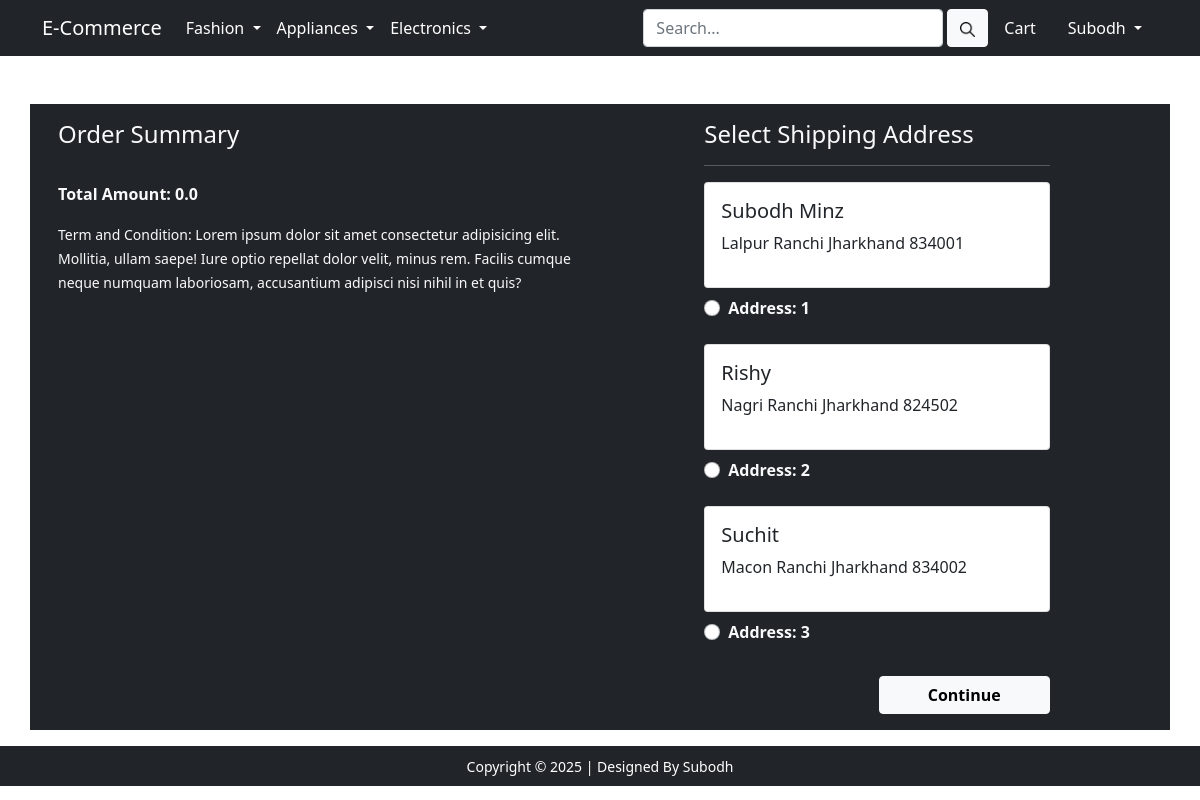
The app's page /checkout/ (signed in) with its own data.
### app/models.py (models this page shows, shortened)
class Customer(models.Model):
    user = models.ForeignKey(User, on_delete=models.CASCADE)
    name = models.CharField(max_length=150)
    locality = models.CharField(max_length=200)
    city = models.CharField(max_length=50)
    zipcode = models.IntegerField()
    state = models.CharField(choices=STATE_CHOICES, max_length=50)

### app/views.py (the view)
# urls.py: path('checkout/', views.checkout, name='checkout'),
def checkout(request):
    if request.user.is_authenticated:
        user = request.user
        add = Customer.objects.filter(user=user)
        cart_items = Cart.objects.filter(user=user)
        amount = 0.0
        shipping = 90.0
        total = 0.0
        cart_product = [p for p in Cart.objects.all() if p.user==request.user]
        if cart_product:
            for p in cart_product:
                tempamount = (p.quantity*p.product.discounted_price)
                amount+=tempamount
            total = amount+shipping
        return render(request, 'app/checkout.html', {'total':total, 'add':add, 'cart_items':cart_items})
    return redirect('/login/')

### app/templates/app/checkout.html (shortened to what this page needs)
{% extends 'app/base.html' %}
{% load static %}
{% block main-content %}
<div class="container">
  <div class="row mt-5 bg-dark text-light p-3">
    <div class="col-sm-6 text-dark">
      <h4 class="text-light">Order Summary</h4>
      <hr>
      <p class="fw-bold text-light">Total Amount: {{total}}</p>
      <small class="text-light">Term and Condition: Lorem ipsum dolor sit amet consectetur adipisicing elit. Mollitia, ullam saepe! Iure
        optio repellat dolor velit, minus rem. Facilis cumque neque numquam laboriosam, accusantium adipisci nisi nihil
        in et quis?</small>
    </div>
    <div class="col-sm-4 offset-sm-1">
      <h4>Select Shipping Address</h4>
      <hr>
      {% for ad in add %}
      <form action="/paymentdone">
        <div class="card text-dark">
          <div class="card-body">
            <h5>{{ad.name}}</h5>
            <p>{{ad.locality}} {{ad.city}} {{ad.state}} {{ad.zipcode}}</p>
          </div>
        </div>
        <div class="form-check mt-2 mb-4">
          <input name="custid" class="form-check-input" type="radio" id="custadd{{forloop.counter}}" value="{{ad.id}}">
          <label class="form-check-label fw-bold" for="">
            Address: {{forloop.counter}} </label>
        </div>
        {% endfor %}
        <div class="text-end">
          <button type="submit" class="btn btn-light mt-2 px-5 fw-bold">Continue</button>
        </div>
      </form>
    </div>
  </div>
</div>
{% endblock main-content %}

### app/templates/app/base.html (shortened to what this page needs)
<!doctype html>
{% load static %}
<html lang="en">
  <head>
    <link href="https://cdn.jsdelivr.net/npm/bootstrap@5.0.0-beta1/dist/css/bootstrap.min.css" rel="stylesheet">
    <link rel="stylesheet" href="{% static 'app/css/owl.carousel.min.css' %}">
    <link rel="stylesheet" href="{% static 'app/css/all.min.css' %}">
    <link rel="stylesheet" href="{% static 'app/css/style.css' %}">
  </head>
  <body>
    <nav class="navbar navbar-expand-lg navbar-dark bg-dark">
     <div class="container">
       <a class="navbar-brand" href="/">E-Commerce</a>
       <div class="collapse navbar-collapse" id="navbarSupportedContent">
         <ul class="navbar-nav me-auto mb-2 mb-lg-0">
           <li class="nav-item dropdown">
             <a class="nav-link dropdown-toggle text-white" href="#" id="fashionDropdown" role="button" data-bs-toggle="dropdown" aria-expanded="false">
               Fashion
             </a>
           </li>
           <li class="nav-item dropdown">
             <a class="nav-link dropdown-toggle text-white" href="#" id="fashionDropdown" role="button" data-bs-toggle="dropdown" aria-expanded="false">
              Appliances
             </a>
           </li>
           <li class="nav-item dropdown">
            <a class="nav-link dropdown-toggle text-white" href="#" id="electronicsDropdown" role="button" data-bs-toggle="dropdown" aria-expanded="false">
              Electronics
            </a>
          </li>
         </ul>
         <form class="d-flex">
           <input style="width:25vw;" class="form-control me-1" type="search" placeholder="Search..." aria-label="Search">
           <button class="btn btn-light" type="submit"><img height="15rem" src="{% static 'app/images/search-img.png' %}" alt=""></button>
         </form>
         <div>
           <ul class="navbar-nav me-auto mb-2 mb-lg-0">
             <li class="nav-item mx-2">
              {% if request.user.is_authenticated %}
              <a href="{% url 'show_cart' %}" class="nav-link text-white"> Cart </a>
             </li>
           <li class="nav-item dropdown mx-2">
              <a class="nav-link dropdown-toggle text-white" href="#" id="profileDropdown" role="button" data-bs-toggle="dropdown" aria-expanded="false">
                {{request.user|capfirst}}
              </a>
            </li>
            {% endif %}
          </ul>
         </div>
       </div>
     </div>
    </nav>
    {% block main-content %} {% endblock main-content %}
    <footer class="container-fluid bg-dark text-center p-2 mt-3">
        <small class="text-white">Copyright &copy; 2025 | Designed By Subodh</small>
    </footer>
  </body>
</html>

### app/static/app/css/style.css (style rules this page uses)
* { margin: 0; padding: 0; box-sizing: border-box; }

### records on screen
Customer: name "Subodh Minz", locality "Lalpur", city "Ranchi", state "Jharkhand", zipcode "834001"
Customer: name "Rishy", locality "Nagri", city "Ranchi", state "Jharkhand", zipcode "824502"
Customer: name "Suchit", locality "Macon", city "Ranchi", state "Jharkhand", zipcode "834002"

### other values on screen
{{ request.user|capfirst }} "Subodh"
{{ total }} "0.0"
